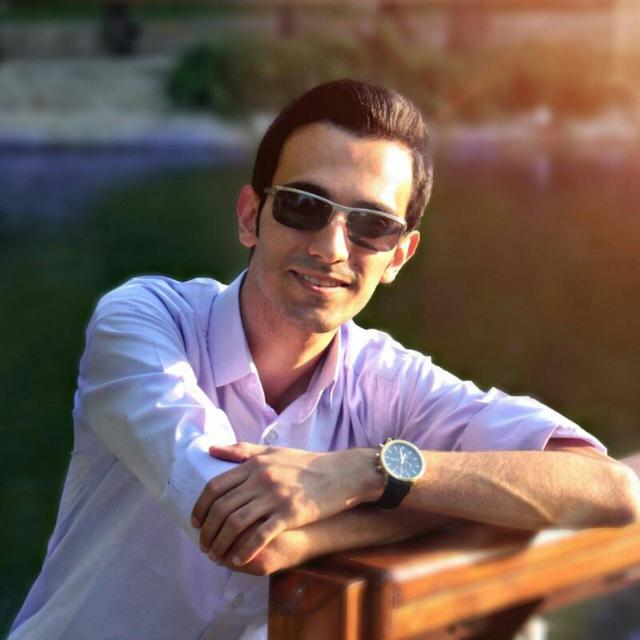
#> input picture resources/me.jpg, 640 x 640 px
$ python section_1.py
#> lines starting #> are read from the running program, lines starting #| are printed output that depends on the picture
import numpy as np
import cv2
import os

# 1. Edge detection filter
kernel_1 = np.array([[-1 , -1 , -1],
                   [-1 ,  8 , -1],
                   [-1 , -1 , -1]])

# 2. Sharpening filter
kernel_2 = np.array([[0  , -1 ,  0],
                   [-1 ,  5 , -1],
                   [0  , -1 ,  0]])

# 3. Emboss filter
kernel_3 = np.array([[-2 , -1 ,  0],
                   [-1 ,  1 ,  1],
                   [0  ,  1 ,  2]])

# 4. Identity filter
kernel_4 = np.array([[0  ,  0 ,  0],
                   [0  ,  1 ,  0],
                   [0  ,  0 ,  0]])

# 5. Your filter (emboss 2)
kernel_5 = np.array([[-2  ,  -1 ,  0],
                   [-1  ,  1 ,  1],
                   [0  ,  1 ,  2]])

# 6. Your filter (sharpening 2)
kernel_6 = np.array([[-1  ,  -1 , -1],
                   [-1  ,  9 ,  -1],
                   [-1  ,  -1 ,  -1]])

# 7. Your filter (sharpening 2)
kernel_7 = np.ones((8,8)) / 64

image = cv2.imread("resources/me.jpg", cv2.IMREAD_GRAYSCALE)
#> image: shape (640, 640); min 8, max 255, mean 99.6

if1 = cv2.filter2D(image, -1, kernel_1)
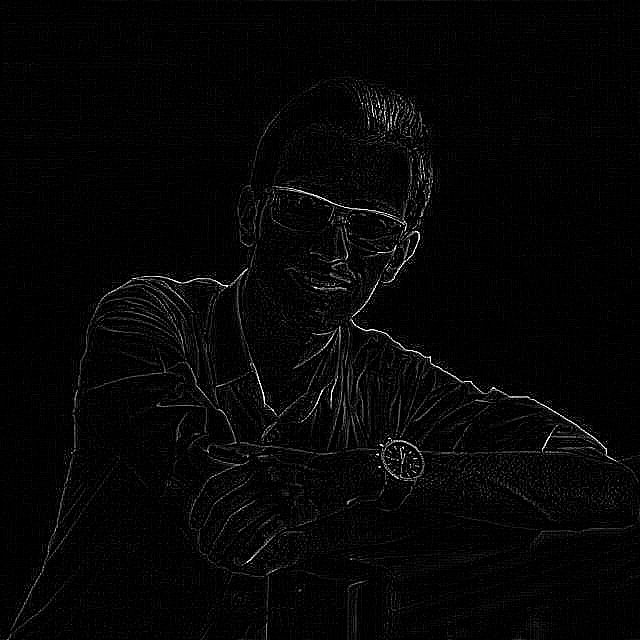
#> if1: shape (640, 640); min 0, max 255, mean 5.8
if2 = cv2.filter2D(image, -1, kernel_2)
if3 = cv2.filter2D(image, -1, kernel_3)
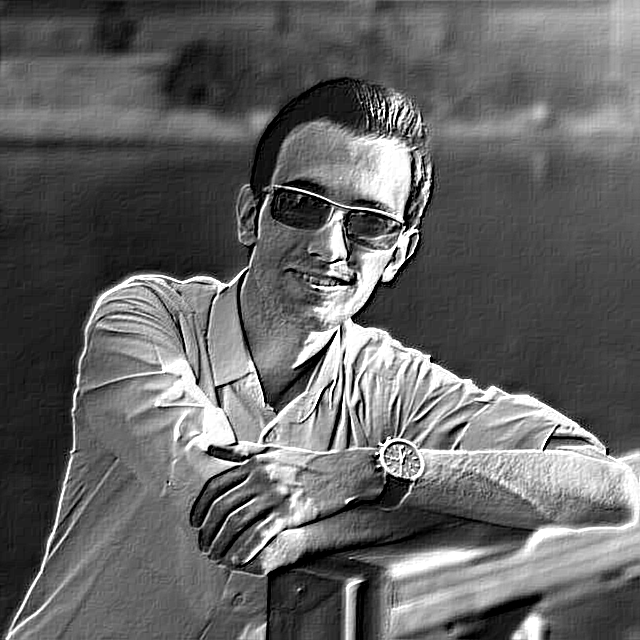
#> if3: shape (640, 640); min 0, max 255, mean 99.9
if4 = cv2.filter2D(image, -1, kernel_4)
if5 = cv2.filter2D(image, -1, kernel_5)
if6 = cv2.filter2D(image, -1, kernel_6)
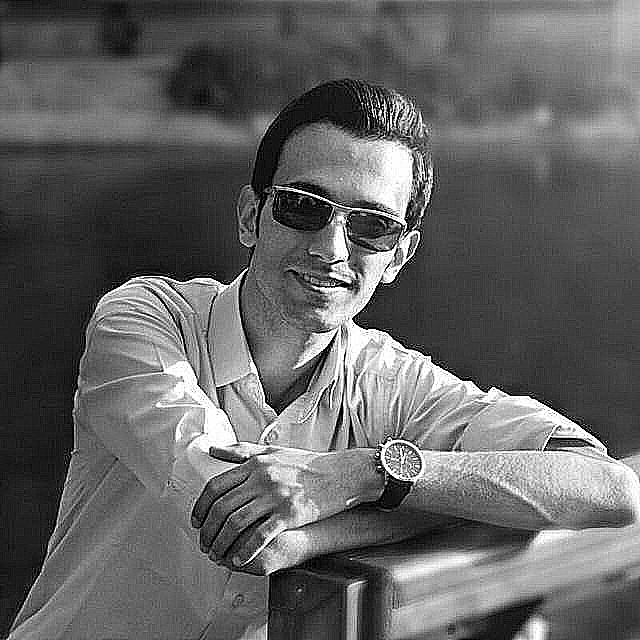
#> if6: shape (640, 640); min 0, max 255, mean 99.2
if7 = cv2.filter2D(image, -1, kernel_7)
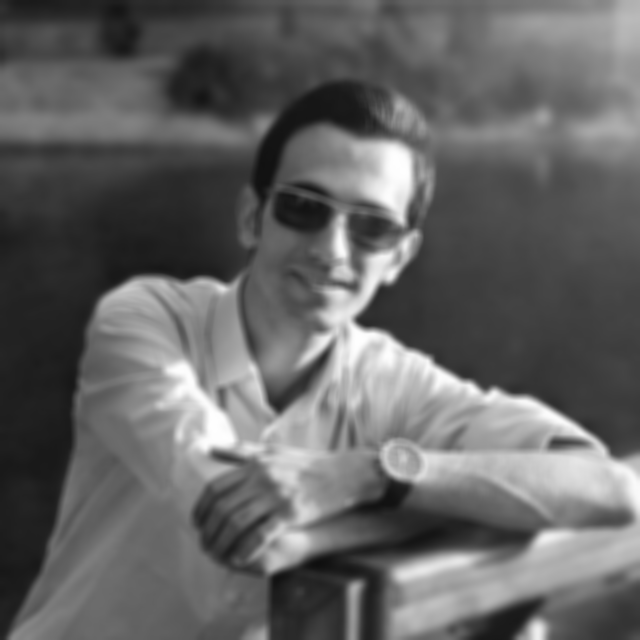
#> if7: shape (640, 640); min 15, max 254, mean 99.6

result_1 = np.hstack((image, if1))
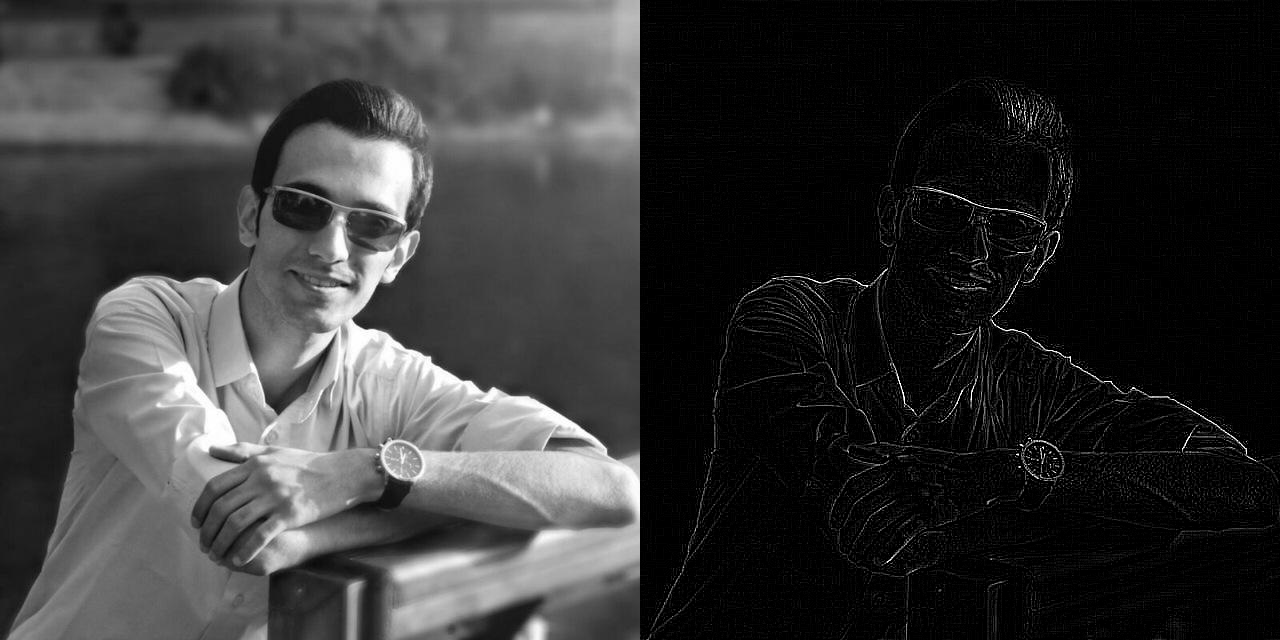
#> result_1: shape (640, 1280); min 0, max 255, mean 52.7
result_2 = np.hstack((image, if2))
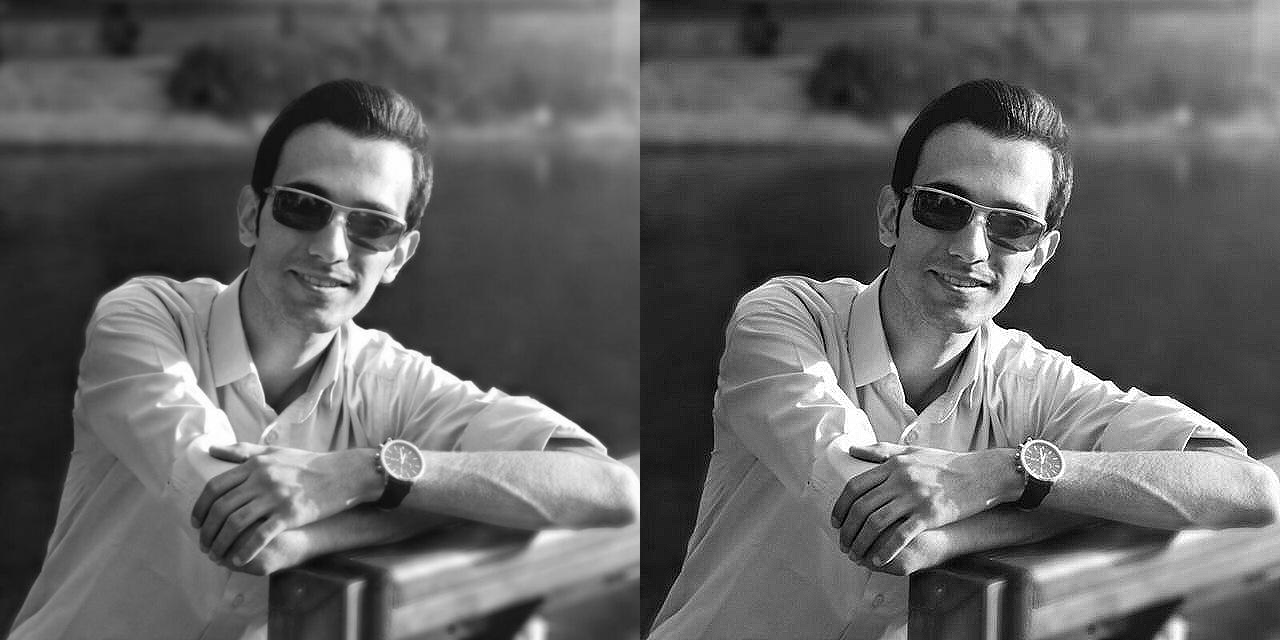
#> result_2: shape (640, 1280); min 0, max 255, mean 99.6
result_3 = np.hstack((image, if3))
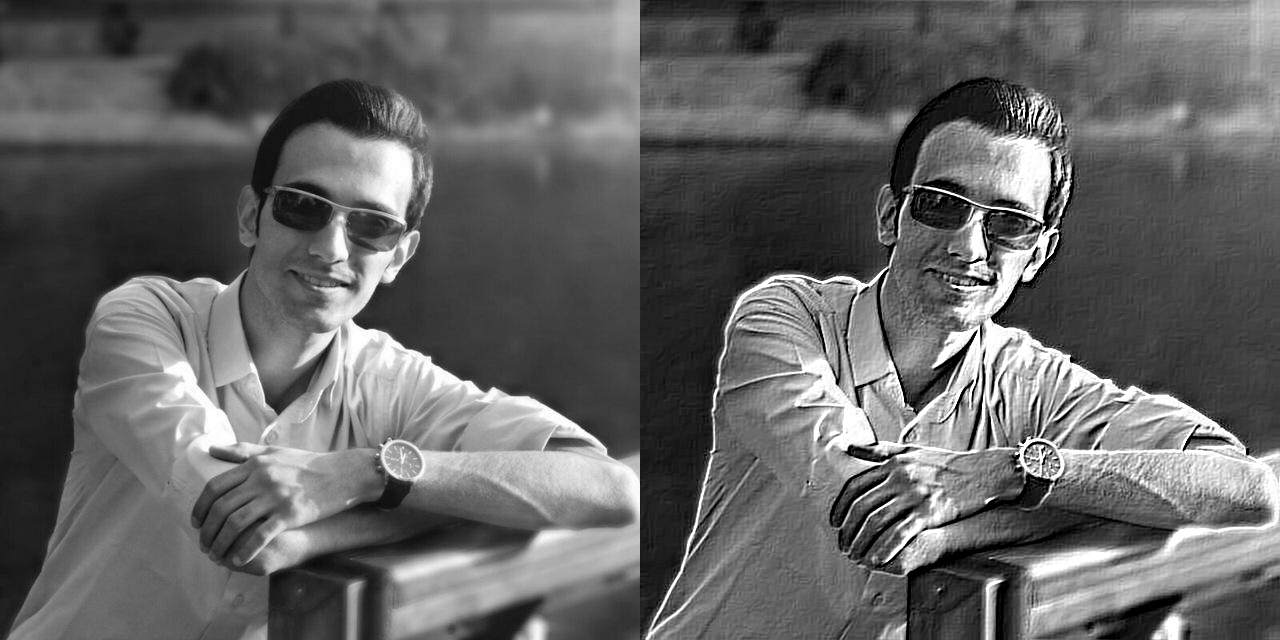
#> result_3: shape (640, 1280); min 0, max 255, mean 99.8
result_4 = np.hstack((image, if4))
result_5 = np.hstack((image, if5))
result_6 = np.hstack((image, if6))
result_7 = np.hstack((image, if7))

folder_path = 'outputs/section_1'
if not os.path.exists(folder_path):
    os.makedirs(folder_path)

cv2.imwrite(f"{folder_path}/if1.jpg", result_1)
cv2.imwrite(f"{folder_path}/if2.jpg", result_2)
cv2.imwrite(f"{folder_path}/if3.jpg", result_3)
cv2.imwrite(f"{folder_path}/if4.jpg", result_4)
cv2.imwrite(f"{folder_path}/if5.jpg", result_5)
cv2.imwrite(f"{folder_path}/if6.jpg", result_6)
cv2.imwrite(f"{folder_path}/if7.jpg", result_7)
